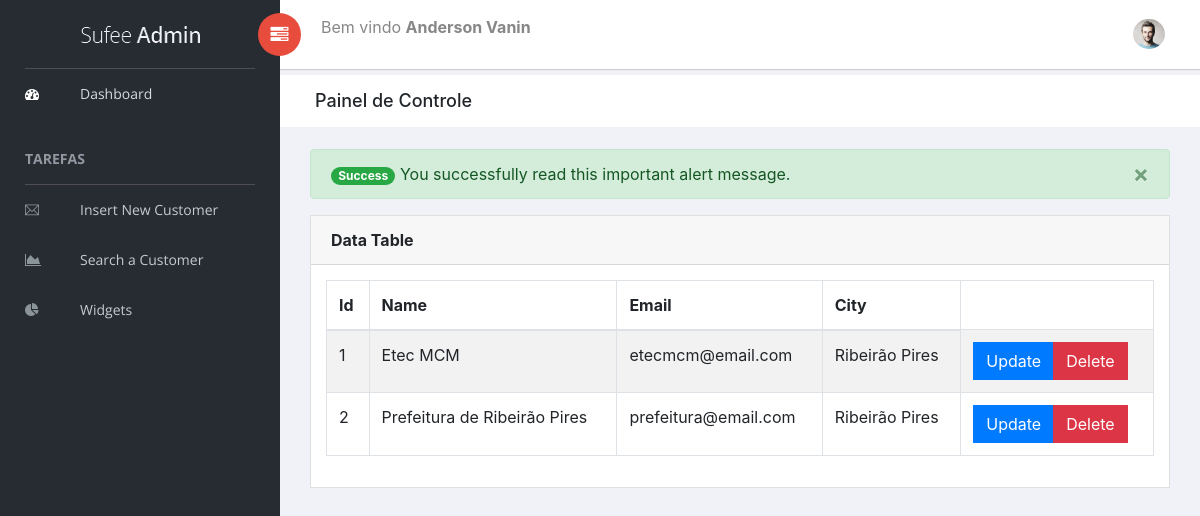
Screenshot of /painel/index.php (signed in) with the database file from the repository.
### tables this page shows
CREATE TABLE `cadastro` (
  `id_cliente` int(11) NOT NULL,
  `nome_cliente` varchar(255) NOT NULL,
  `email_cliente` varchar(255) NOT NULL,
  `cidade` varchar(255) NOT NULL
);

### painel/index.php (the view, shortened to what this page needs)
<?php
    require('conecta.php');
    include_once('cabecalho.php');
?>
        <div class="content mt-3">
            <div class="col-sm-12">
                <div class="alert  alert-success alert-dismissible fade show" role="alert">
                    <span class="badge badge-pill badge-success">Success</span> You successfully read this important alert message.
                    <button type="button" class="close" data-dismiss="alert" aria-label="Close">
                        <span aria-hidden="true">&times;</span>
                    </button>
                </div>
            </div>
            <div class="col-sm-12">
            <div class="card">
                            <div class="card-header">
                                <strong class="card-title">Data Table</strong>
                            </div>
                            <div class="card-body">
                                <table id="bootstrap-data-table-export" class="table table-striped table-bordered">
                                    <thead>
                                        <tr>
                                            <th>Id</th>
                                            <th>Name</th>
                                            <th>Email</th>
                                            <th>City</th>
                                        </tr>
                                    </thead>
                                    <tbody>
                                    <?php
                                        $sql = "SELECT * FROM cadastro";
                                        $consulta = $conexao->query($sql);
                                        while($linha = $consulta->fetch_assoc()){
                                            echo"<tr>";
                                            echo "<td>".$linha['id_cliente']."</td>";
                                            echo "<td>".$linha['nome_cliente']."</td>";
                                            echo "<td>".$linha['email_cliente']."</td>";
                                            echo "<td>".$linha['cidade']."</td>";
                                            echo "<td>
                                                    <div class='btn-group' role='group' aria-label='Basic mixed styles example'>
                                                        <button type='button' class='btn btn-primary'>Update</button>
                                                        <button type='button' class='btn btn-danger'>Delete</button>
                                                    </div>
                                                </td>";
                                            echo "</tr>";
                                        }
                                    ?>
                                    </tbody>
                                </table>
                            </div>
                        </div>
            </div>
        </div>
    </div>
</body>
</html>

### painel/cabecalho.php (shortened to what this page needs)
<!doctype html>
<html class="no-js" lang="en">
<head>
    <link rel="stylesheet" href="vendors/bootstrap/dist/css/bootstrap.min.css">
    <link rel="stylesheet" href="vendors/font-awesome/css/font-awesome.min.css">
    <link rel="stylesheet" href="vendors/themify-icons/css/themify-icons.css">
    <link rel="stylesheet" href="assets/css/style.css">
</head>
<body>
    <aside id="left-panel" class="left-panel">
        <nav class="navbar navbar-expand-sm navbar-default">
            <div class="navbar-header">
                <a class="navbar-brand" href="./"><img src="images/logo.png" alt="Logo"></a>
            </div>
            <div id="main-menu" class="main-menu collapse navbar-collapse">
                <ul class="nav navbar-nav">
                    <li class="active">
                        <a href="index.php"> <i class="menu-icon fa fa-dashboard"></i>Dashboard </a>
                    </li>
                    <h3 class="menu-title">Tarefas</h3>
                    <li>
                        <a href="form_insere.php"> <i class="menu-icon ti-email"></i>Insert New Customer</a>
                    </li>
                    <li>
                        <a href="#"> <i class="menu-icon fa fa-area-chart"></i>Search a Customer</a>
                    </li>
                    <li>
                        <a href="#"> <i class="menu-icon fa fa-pie-chart"></i>Widgets</a>
                    </li>
                </ul>
            </div>
        </nav>
    </aside>
    <div id="right-panel" class="right-panel">
        <header id="header" class="header">
            <div class="header-menu">
                <div class="col-sm-7">
                    <a id="menuToggle" class="menutoggle pull-left"><i class="fa fa fa-tasks"></i></a>
                    <div class="header-left">
                        <p>Bem vindo <b><?php echo $_SESSION['nome']; ?></b></p>
                    </div>
                </div>
                <div class="col-sm-5">
                    <div class="user-area dropdown float-right">
                        <a href="#" class="dropdown-toggle" data-toggle="dropdown" aria-haspopup="true" aria-expanded="false">
                            <img class="user-avatar rounded-circle" src="images/admin.jpg" alt="User Avatar">
                        </a>
                    </div>
                </div>
            </div>
        </header>
        <div class="breadcrumbs">
            <div class="col-sm-4">
                <div class="page-header float-left">
                    <div class="page-title">
                        <h1>Painel de Controle</h1>
                    </div>
                </div>
            </div>
        </div>

### rows the page displays
cadastro: id_cliente "1", nome_cliente "Etec MCM", email_cliente "etecmcm@email.com", cidade "Ribeirão Pires"
cadastro: id_cliente "2", nome_cliente "Prefeitura de Ribeirão Pires", email_cliente "prefeitura@email.com", cidade "Ribeirão Pires"

### other values shown
$_SESSION['nome'] "Anderson Vanin"
